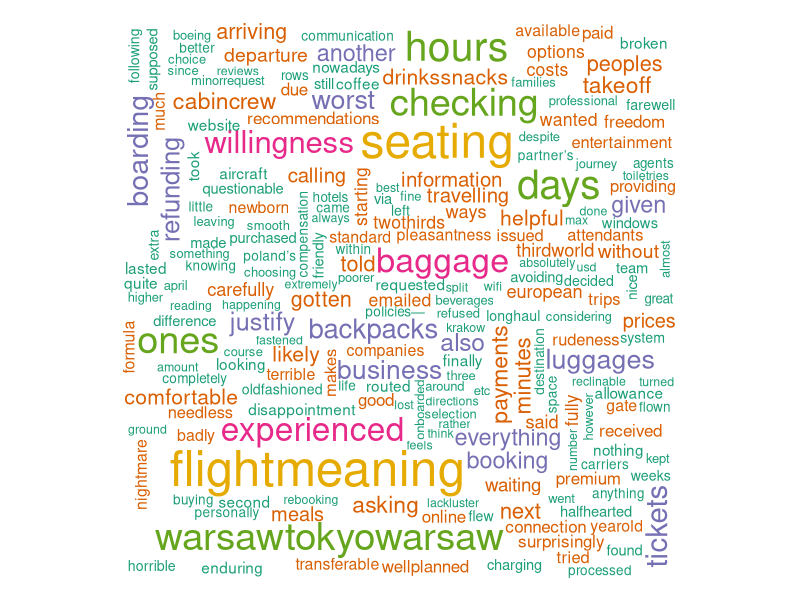
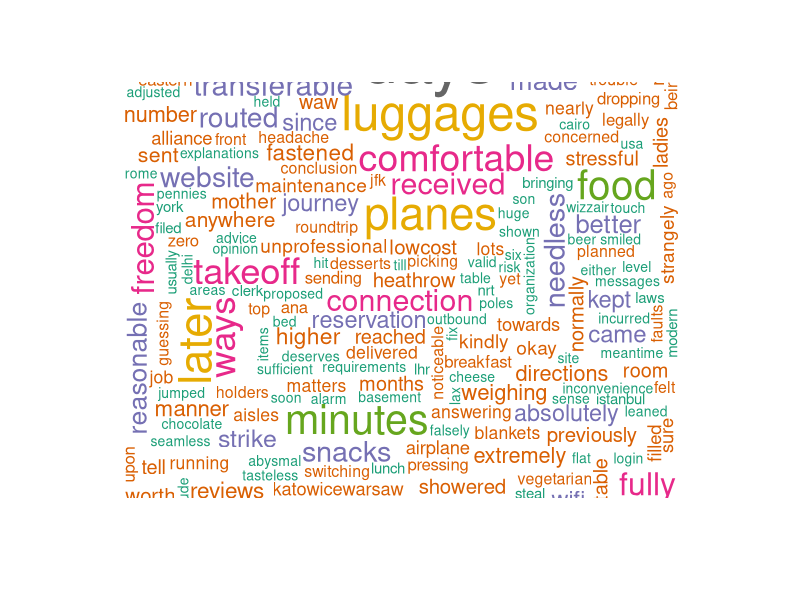
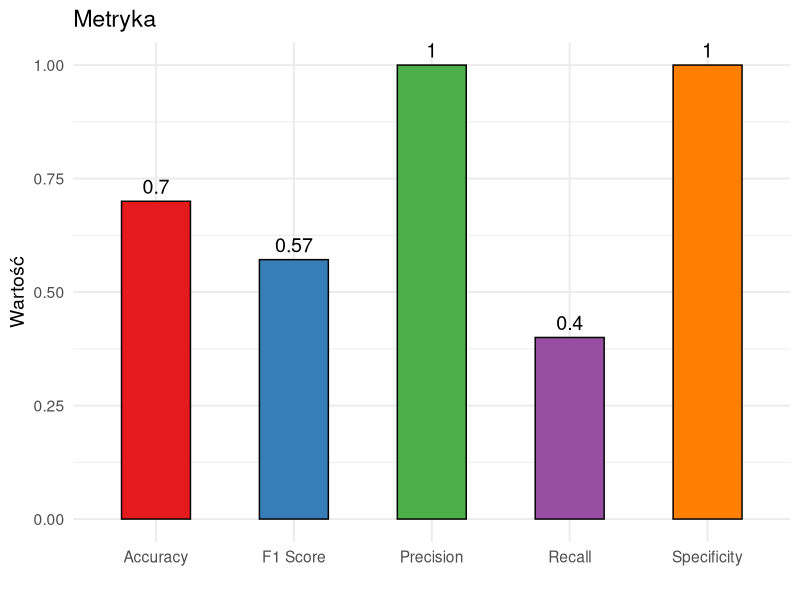
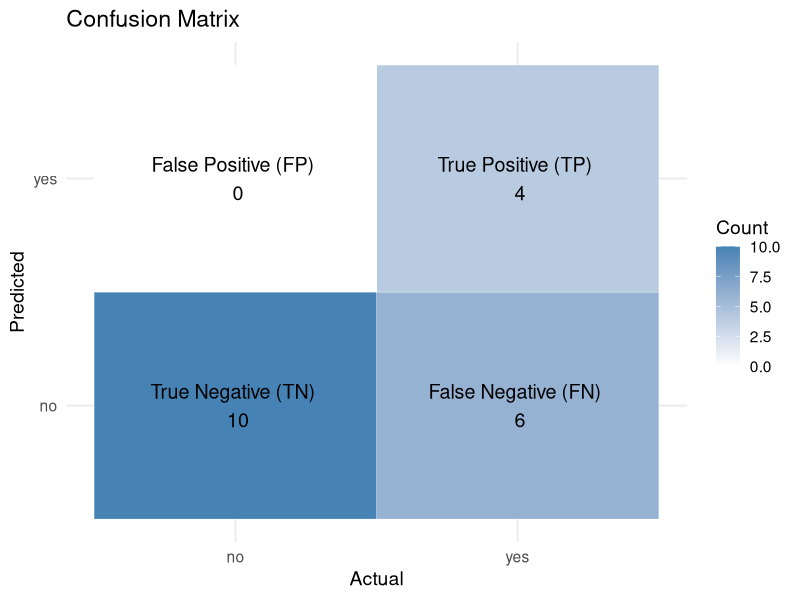
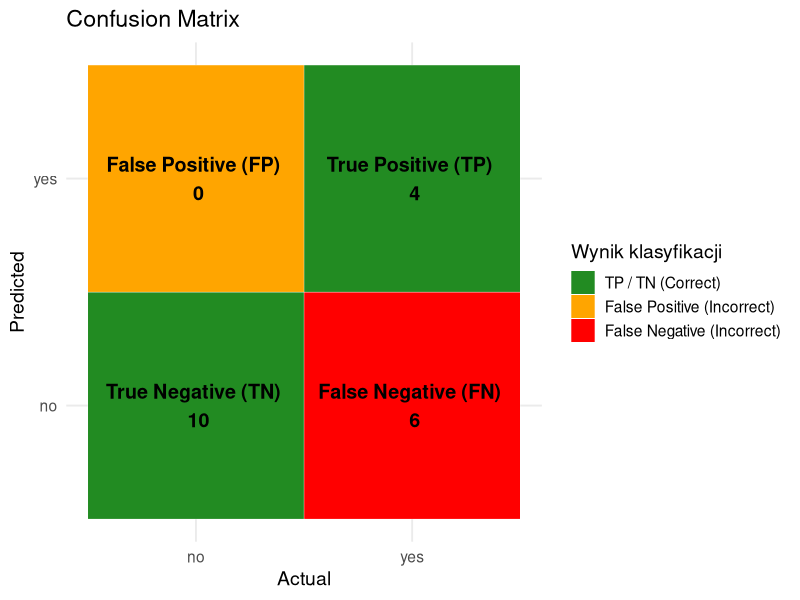
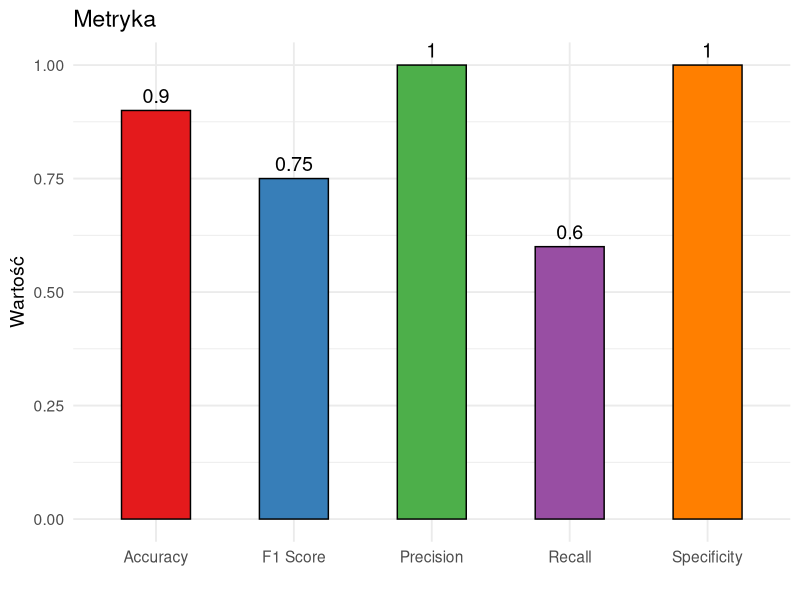
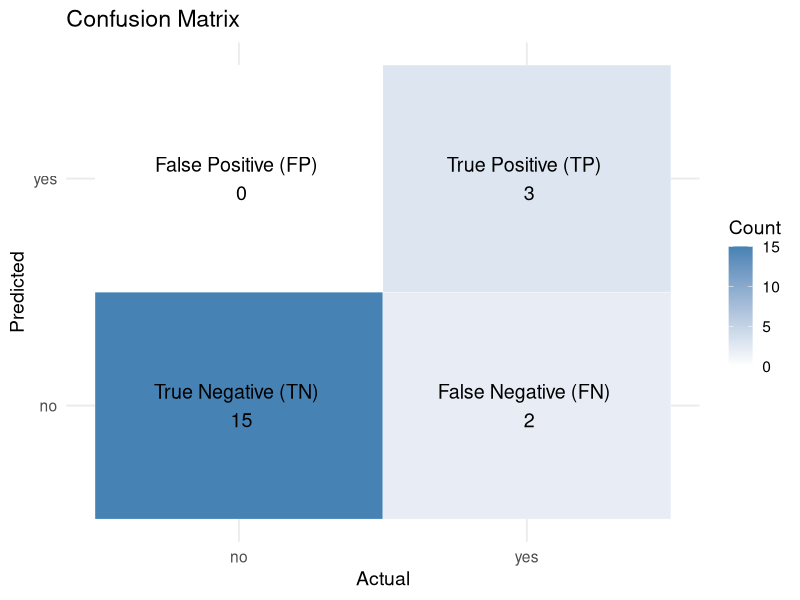
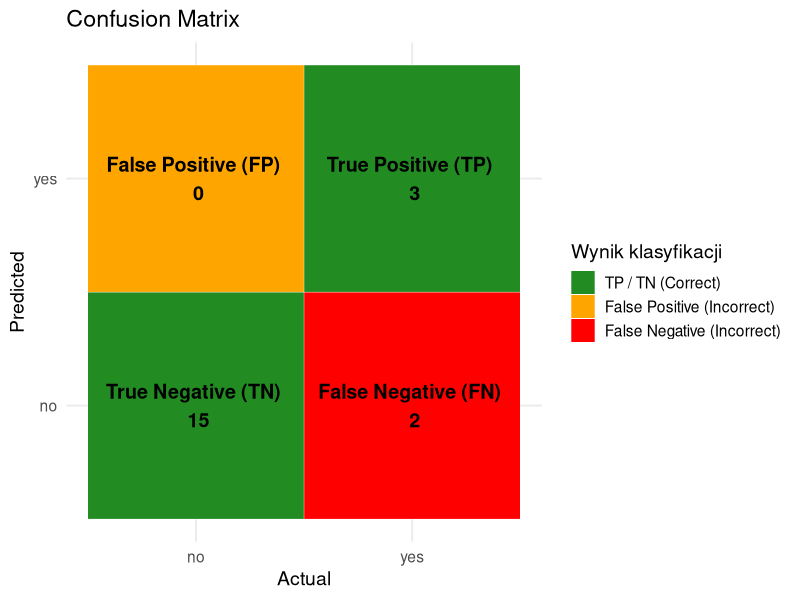

Generate these figures, in order, with R:



#' ---
#' title: "Klasyfikacja"
#' author: " "
#' date:   " "
#' output:
#'   html_document:
#'     df_print: paged
#'     theme: readable      # Wygląd (bootstrap, cerulean, darkly, journal, lumen, paper, readable, sandstone, simplex, spacelab, united, yeti)
#'     highlight: kate      # Kolorowanie składni (haddock, kate, espresso, breezedark)
#'     toc: true            # Spis treści
#'     toc_depth: 3
#'     toc_float:
#'       collapsed: false
#'       smooth_scroll: true
#'     code_folding: show    
#'     number_sections: false # Numeruje nagłówki (lepsza nawigacja)
#' ---


knitr::opts_chunk$set(
  message = FALSE,
  warning = FALSE
)





#' # Wymagane pakiety
# Wymagane pakiety ----
library(tm)
library(tidyverse)
library(tidytext)
library(wordcloud)
library(ggplot2)
library(ggthemes)
library(RColorBrewer)
library(dplyr)
library(e1071)  # pakiet do SVM
library(SnowballC)



#' # Dane tekstowe
# Dane tekstowe ----

# Ustaw Working Directory!
# Załaduj dokumenty z folderu
# docs <- DirSource("textfolder2")
# W razie potrzeby dostosuj ścieżkę
# np.: docs <- DirSource("C:/User/Documents/textfolder2")


# Utwórz korpus dokumentów tekstowych

# Gdy tekst znajduje się w jednym pliku csv:
data <- read.csv("LOT_reviews.csv", stringsAsFactors = FALSE, encoding = "UTF-8")
corpus <- VCorpus(VectorSource(data$Review_Text))


# Korpus
# inspect(corpus)


# Korpus - zawartość przykładowego elementu
corpus[[1]]
corpus[[1]][[1]]
corpus[[1]][2]



#' # 1. Przetwarzanie i oczyszczanie tekstu
# 1. Przetwarzanie i oczyszczanie tekstu ----
# (Text Preprocessing and Text Cleaning)


# Normalizacja i usunięcie zbędnych znaków ----

# Zapewnienie kodowania w całym korpusie
corpus <- tm_map(corpus, content_transformer(function(x) iconv(x, to = "UTF-8", sub = "byte")))


# Funkcja do zamiany znaków na spację
toSpace <- content_transformer(function (x, pattern) gsub(pattern, " ", x))


# Usuń zbędne znaki lub pozostałości url, html itp.

# symbol @
corpus <- tm_map(corpus, toSpace, "@")

# symbol @ ze słowem (zazw. nazwa użytkownika)
corpus <- tm_map(corpus, toSpace, "@\\w+")

# linia pionowa
corpus <- tm_map(corpus, toSpace, "\\|")

# tabulatory
corpus <- tm_map(corpus, toSpace, "[ \t]{2,}")

# CAŁY adres URL:
corpus <- tm_map(corpus, toSpace, "(s?)(f|ht)tp(s?)://\\S+\\b")

# http i https
corpus <- tm_map(corpus, toSpace, "http\\w*")

# tylko ukośnik odwrotny (np. po http)
corpus <- tm_map(corpus, toSpace, "/")

# pozostałość po re-tweecie
corpus <- tm_map(corpus, toSpace, "(RT|via)((?:\\b\\W*@\\w+)+)")

# inne pozostałości
corpus <- tm_map(corpus, toSpace, "www")
corpus <- tm_map(corpus, toSpace, "~")
corpus <- tm_map(corpus, toSpace, "â€“")


# Sprawdzenie
corpus[[1]][[1]]

corpus <- tm_map(corpus, content_transformer(tolower))
corpus <- tm_map(corpus, removeNumbers)
corpus <- tm_map(corpus, removeWords, stopwords("english"))
corpus <- tm_map(corpus, removePunctuation)
corpus <- tm_map(corpus, stripWhitespace)


# Sprawdzenie
corpus[[1]][[1]]

# usunięcie ewt. zbędnych nazw własnych
corpus <- tm_map(corpus, removeWords, c("flight", "lot"))

corpus <- tm_map(corpus, stripWhitespace)

# Sprawdzenie
corpus[[1]][[1]]



#' # Stemming
# Stemming ----

# zachowaj kopię korpusu 
# do użycia jako dictionary w uzupełnianiu rdzeni
corpus_copy <- corpus

# wykonaj stemming w korpusie
corpus_stemmed <- tm_map(corpus, stemDocument)


# Sprawdzenie
corpus[[1]][[1]]
# Sprawdzenie
corpus_stemmed[[1]][[1]]



# Uzupełnienie rdzeni słów po stemmingu ----

# funkcja pomocnicza: wykonuje stemCompletion linia po linii
complete_stems <- content_transformer(function(x, dict) {
  x <- unlist(strsplit(x, " "))                  # podziel na słowa
  x <- stemCompletion(x, dictionary = corpus_copy, type="longest") # uzupełnij rdzenie
  paste(x, collapse = " ")                       # połącz z powrotem w tekst
})

# wykonaj stemCompletion do każdego dokumentu w korpusie
corpus_completed <- tm_map(corpus_stemmed, complete_stems, dict = corpus_copy)

# usuń NA
corpus_completed <- tm_map(corpus_completed, toSpace, "NA")
corpus_completed <- tm_map(corpus_completed, stripWhitespace)


# Sprawdzenie
corpus_completed[[1]][[1]]




#' # Decyzja dotycząca korpusu
# Decyzja dotycząca korpusu ----
# Należy w tym momencie rozważyć, 
# który obiekt użyć do dalszej analizy:
#
# - corpus (oryginalny, bez stemmingu)
# - corpus_stemmed (po stemmingu)
# - corpus_completed (uzupełnione rdzenie)




#' # Tokenizacja
# Tokenizacja ----



#' # A. Macierz częstości TDM ----
# A. Macierz częstości TDM ----

tdm <- TermDocumentMatrix(corpus_completed)

tdm
# inspect(tdm)


tdm_m <- as.matrix(tdm)



#' # 2. Zliczanie częstości słów
# 2. Zliczanie częstości słów ----
# (Word Frequency Count)


# Zlicz same częstości słów w macierzach
v <- sort(rowSums(tdm_m), decreasing = TRUE)
tdm_df <- data.frame(word = names(v), freq = v)
head(tdm_df, 10)



#' # 3. Eksploracyjna analiza danych
# 3. Eksploracyjna analiza danych ----
# (Exploratory Data Analysis, EDA)


# Chmura słów (globalna)
wordcloud(words = tdm_df$word, freq = tdm_df$freq, min.freq = 7, 
          colors = brewer.pal(8, "Dark2"))


# Wyświetl top 10
print(head(tdm_df, 10))



#' # B. Macierz częstości TDM z TF-IDF ----
# B. Macierz częstości TDM z TF-IDF ----

tdm_tfidf <- TermDocumentMatrix(corpus_completed,
                                control = list(weighting = function(x) weightTfIdf(x, normalize = FALSE)))

tdm_tfidf
# inspect(tdm_tfidf)


tdm_tfidf_m <- as.matrix(tdm_tfidf)


#' # 2. Zliczanie częstości słów
# 2. Zliczanie częstości słów ----
# (Word Frequency Count)


# Zlicz same częstości słów w macierzach
v_tfidf <- sort(rowSums(tdm_tfidf_m), decreasing = TRUE)
tdm_tfidf_df <- data.frame(word = names(v_tfidf), freq = v_tfidf)
head(tdm_tfidf_df, 10)



#' # 3. Eksploracyjna analiza danych
# 3. Eksploracyjna analiza danych ----
# (Exploratory Data Analysis, EDA)


# Chmura słów (globalna)
wordcloud(words = tdm_tfidf_df$word, freq = tdm_tfidf_df$freq, min.freq = 7, 
          colors = brewer.pal(8, "Dark2"))


# Wyświetl top 10
print(head(tdm_tfidf_df, 10))



#' # 4. Inżynieria cech w modelu Bag of Words:
#' # Reprezentacja słów i dokumentów w przestrzeni wektorowej
# 4. Inżynieria cech w modelu Bag of Words: ----
# Reprezentacja słów i dokumentów w przestrzeni wektorowej ----
# (Feature Engineering in vector-space BoW model)

# - podejście TF-IDF
# (waga słowa = znormalizowana częstość słowa w dokumencie 
# oraz rzadkość słowa w korpusie dokumentów)
# (Term Frequency-Inverse Document Frequency)




# Użyj utworzonej wcześniej macierzy:
# B. Macierz częstości TDM z TF-IDF
tdm_tfidf

inspect(tdm_tfidf)


tdm_tfidf_m[1:3, 1:3]



#' # UCZENIE MASZYNOWE NADZOROWANE
# UCZENIE MASZYNOWE NADZOROWANE ----
# (Supervised Machine Learning)





#' # Klasyfikacja SVM (Support Vector Machines)
# Klasyfikacja SVM (Support Vector Machines) ----



# Utworzenie ramki danych z macierzy TDM 
# (transpozycja: dokumenty jako wiersze)
dtm_df <- as.data.frame(t(tdm_tfidf_m))
dtm_df$Recommended <- factor(data$Recommended, levels = c("no", "yes"))



# Sprawdzenie wymiarów
dim(dtm_df)

# Sprawdzenie kilku ostatnich kolumn zmiennych
dtm_df[1:3, 1393:1398]



#' # a) Podział na zbiór treningowy/testowy: LOSOWY
# a) Podział na zbiór treningowy/testowy: LOSOWY ----


# Wielkość próby uczącej jest jednym z kluczowych czynników 
# wpływających na wynik modelu



# Podział na zbiór treningowy (uczący) i testowy (80/20)
set.seed(123)
train_indices <- sample(1:nrow(dtm_df), 0.8 * nrow(dtm_df))
trainData <- dtm_df[train_indices, ]
testData  <- dtm_df[-train_indices, ]




#' # Model klasyfikacji, podział LOSOWY
# Model klasyfikacji, podział LOSOWY ----



# Klasyfikator SVM (kernel liniowy)
svm_model <- svm(Recommended ~ ., data = trainData, kernel = "linear", probability = TRUE)



#' # Ocena modelu klasyfikacji, podział LOSOWY
# Ocena modelu klasyfikacji, podział LOSOWY ----



# Predykcja klas na zbiorze testowym
predictions <- predict(svm_model, newdata = testData)



# Macierz pomyłek (confusion matrix)
confusion_matrix <- table(Predicted = predictions, Actual = testData$Recommended)
print(confusion_matrix)




# Wyciąganie TP, TN, FP, FN z confusion_matrix
# "yes" jako pozytywna klasa
TP <- confusion_matrix["yes", "yes"]
TN <- confusion_matrix["no", "no"]
FP <- confusion_matrix["yes", "no"]
FN <- confusion_matrix["no", "yes"]


cat("\nTrue Positives (TP):", TP,
    "\nTrue Negatives (TN):", TN,
    "\nFalse Positives (FP):", FP,
    "\nFalse Negatives (FN):", FN, "\n")



# Obliczenia metryk
precision <- TP / (TP + FP)
recall <- TP / (TP + FN)
specificity <- TN / (TN + FP)
accuracy <- (TP + TN) / sum(confusion_matrix)
f1_score <- 2 * (precision * recall) / (precision + recall)


cat("\nAccuracy:", round(accuracy, 2),
    "\nPrecision (dla 'yes'):", round(precision, 2),
    "\nRecall (dla 'yes'):", round(recall, 2),
    "\nSpecificity (dla 'yes'):", round(specificity, 2),
    "\nF1 Score:", round(f1_score, 2), "\n")




#' # Wizualizacja metryk, podział LOSOWY
# Wizualizacja metryk, podział LOSOWY ----



# Przygotowanie danych do wykresu
metrics_df <- data.frame(
  Metric = c("Accuracy", "Precision", "Recall", "Specificity", "F1 Score"),
  Value = c(accuracy, precision, recall, specificity, f1_score)
)


ggplot(metrics_df, aes(x = Metric, y = Value, fill = Metric)) +
  geom_col(width = 0.5, color = "black") +
  geom_text(aes(label = round(Value, 2)), vjust = -0.5, size = 5) +
  ylim(0, 1) +
  labs(title = "Metryka", y = "Wartość", x = "") +
  scale_fill_brewer(palette = "Set1") +
  theme_minimal(base_size = 14) +
  theme(legend.position = "none")




# Przygotowanie do wizualizacji macierzy pomyłek
confusion_df <- as.data.frame(as.table(confusion_matrix))

# Tworzenie etykiet dla pól macierzy
confusion_df$Label <- c("True Negative (TN)", "False Positive (FP)", 
                        "False Negative (FN)", "True Positive (TP)")


# Wiersze to Predicted (prognozowane), kolumny to Actual (rzeczywiste)
ggplot(confusion_df, aes(x = Actual, y = Predicted, fill = Freq)) +
  geom_tile(color = "white") +
  geom_text(aes(label = paste(Label, "\n", Freq)), size = 5) +
  scale_fill_gradient(low = "white", high = "steelblue", name= "Count") +
  labs(title = "Confusion Matrix", fill = "Count") +
  theme_minimal(base_size = 14)




# Oznaczenie poprawności klasyfikacji (Correct / Incorrect)
confusion_df$Correctness <- ifelse(confusion_df$Label %in% c("True Positive (TP)", "True Negative (TN)"),
                                   "Correct", "Incorrect")


# Przypisanie kolorów do typów błędów
confusion_df$FillColor <- case_when(
  confusion_df$Label == "True Positive (TP)" ~ "forestgreen",
  confusion_df$Label == "True Negative (TN)" ~ "forestgreen",
  confusion_df$Label == "False Positive (FP)" ~ "orange",
  confusion_df$Label == "False Negative (FN)" ~ "red"
)


# Wiersze to Predicted (prognozowane), kolumny to Actual (rzeczywiste)
# z przypisanymi kolorami i etykietami
ggplot(confusion_df, aes(x = Actual, y = Predicted, fill = FillColor)) +
  geom_tile(color = "white") +
  geom_text(aes(label = paste(Label, "\n", Freq)), size = 5, fontface = "bold") +
  scale_fill_identity(guide = "legend",
                      breaks = c("forestgreen", "orange", "red"),
                      labels = c("TP / TN (Correct)",
                                 "False Positive (Incorrect)",
                                 "False Negative (Incorrect)"),
                      name = "Wynik klasyfikacji") +
  labs(title = "Confusion Matrix") +
  theme_minimal(base_size = 14)






#' # b) Podział na zbiór treningowy/testowy: STRATYFIKOWANY
# b) Podział na zbiór treningowy/testowy: STRATYFIKOWANY ----


# Wielkość próby uczącej jest jednym z kluczowych czynników 
# wpływających na wynik modelu

# Równie ważne dla jakości modelu jest zapewnienie stratyfikacji,
# czyli utrzymanie takich samych proporcji klas w zbiorze treningowym i testowym.


# Podział na klasy
yes_class <- dtm_df[dtm_df$Recommended == "yes", ]
no_class  <- dtm_df[dtm_df$Recommended == "no",  ]


# Podział na zbiór treningowy (uczący) i testowy (80/20)
# Stratyfikowane próbkowanie 80% z każdej klasy
set.seed(123)
yes_train_indices <- sample(1:nrow(yes_class), size = floor(0.8 * nrow(yes_class)))
no_train_indices  <- sample(1:nrow(no_class),  size = floor(0.8 * nrow(no_class)))


# Budowa zbioru treningowego (uczącego) i testowego utrzymując proporcje klas
trainData <- rbind(yes_class[yes_train_indices, ], no_class[no_train_indices, ])
testData  <- rbind(yes_class[-yes_train_indices, ], no_class[-no_train_indices, ])




#' # Model klasyfikacji, podział STRATYFIKOWANY
# Model klasyfikacji, podział STRATYFIKOWANY ----



# Klasyfikator SVM (kernel liniowy)
svm_model <- svm(Recommended ~ ., data = trainData, kernel = "linear", probability = TRUE)



#' # Ocena modelu klasyfikacji, podział STRATYFIKOWANY
# Ocena modelu klasyfikacji, podział STRATYFIKOWANY ----




# Predykcja klas na zbiorze testowym
predictions <- predict(svm_model, newdata = testData)



# Macierz pomyłek (confusion matrix)
confusion_matrix <- table(Predicted = predictions, Actual = testData$Recommended)
print(confusion_matrix)




# Wyciąganie TP, TN, FP, FN z confusion_matrix
# "yes" jako pozytywna klasa
TP <- confusion_matrix["yes", "yes"]
TN <- confusion_matrix["no", "no"]
FP <- confusion_matrix["yes", "no"]
FN <- confusion_matrix["no", "yes"]


cat("\nTrue Positives (TP):", TP,
    "\nTrue Negatives (TN):", TN,
    "\nFalse Positives (FP):", FP,
    "\nFalse Negatives (FN):", FN, "\n")



# Obliczenie metryk
precision <- TP / (TP + FP)
recall <- TP / (TP + FN)
specificity <- TN / (TN + FP)
accuracy <- (TP + TN) / sum(confusion_matrix)
f1_score <- 2 * (precision * recall) / (precision + recall)


cat("\nAccuracy:", round(accuracy, 2),
    "\nPrecision (dla 'yes'):", round(precision, 2),
    "\nRecall (dla 'yes'):", round(recall, 2),
    "\nSpecificity (dla 'yes'):", round(specificity, 2),
    "\nF1 Score:", round(f1_score, 2), "\n")




#' # Wizualizacja metryk, podział STRATYFIKOWANY
# Wizualizacja metryk, podział STRATYFIKOWANY ----


# Przygotowanie danych do wykresu
metrics_df <- data.frame(
  Metric = c("Accuracy", "Precision", "Recall", "Specificity", "F1 Score"),
  Value = c(accuracy, precision, recall, specificity, f1_score)
)


ggplot(metrics_df, aes(x = Metric, y = Value, fill = Metric)) +
  geom_col(width = 0.5, color = "black") +
  geom_text(aes(label = round(Value, 2)), vjust = -0.5, size = 5) +
  ylim(0, 1) +
  labs(title = "Metryka", y = "Wartość", x = "") +
  scale_fill_brewer(palette = "Set1") +
  theme_minimal(base_size = 14) +
  theme(legend.position = "none")




# Przygotowanie do wizualizacji macierzy pomyłek
confusion_df <- as.data.frame(as.table(confusion_matrix))

# Tworzenie etykiet dla pól macierzy
confusion_df$Label <- c("True Negative (TN)", "False Positive (FP)", 
                        "False Negative (FN)", "True Positive (TP)")


# Wiersze to Predicted (prognozowane), kolumny to Actual (rzeczywiste)
ggplot(confusion_df, aes(x = Actual, y = Predicted, fill = Freq)) +
  geom_tile(color = "white") +
  geom_text(aes(label = paste(Label, "\n", Freq)), size = 5) +
  scale_fill_gradient(low = "white", high = "steelblue", name= "Count") +
  labs(title = "Confusion Matrix", fill = "Count") +
  theme_minimal(base_size = 14)




# Oznaczenie poprawności klasyfikacji (Correct / Incorrect)
confusion_df$Correctness <- ifelse(confusion_df$Label %in% c("True Positive (TP)", "True Negative (TN)"),
                                   "Correct", "Incorrect")


# Przypisanie kolorów do typów błędów
confusion_df$FillColor <- case_when(
  confusion_df$Label == "True Positive (TP)" ~ "forestgreen",
  confusion_df$Label == "True Negative (TN)" ~ "forestgreen",
  confusion_df$Label == "False Positive (FP)" ~ "orange",
  confusion_df$Label == "False Negative (FN)" ~ "red"
)


# Wiersze to Predicted (prognozowane), kolumny to Actual (rzeczywiste)
# z przypisanymi kolorami i etykietami
ggplot(confusion_df, aes(x = Actual, y = Predicted, fill = FillColor)) +
  geom_tile(color = "white") +
  geom_text(aes(label = paste(Label, "\n", Freq)), size = 5, fontface = "bold") +
  scale_fill_identity(guide = "legend",
                      breaks = c("forestgreen", "orange", "red"),
                      labels = c("TP / TN (Correct)",
                                 "False Positive (Incorrect)",
                                 "False Negative (Incorrect)"),
                      name = "Wynik klasyfikacji") +
  labs(title = "Confusion Matrix") +
  theme_minimal(base_size = 14)
